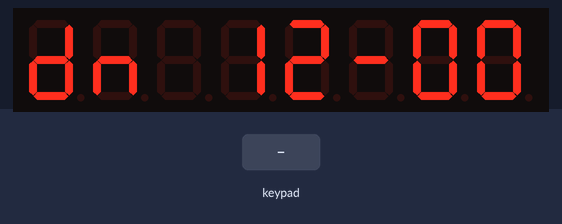
Simulated run of this sketch. Board: Arduino Uno, built with avr-gcc and run on an emulated ATmega328P. Shown: 8-digit seven-segment display. Wiring (inferred from the names in the program): TM1638 display and keys: STB pin 14; clock pin 15; DIO pin 16. The test bench sets the inputs (shaded band). Sleep ends after the set time or at an interrupt.

Above: at 0.1 s.
5.7 s: key '8' pressed
8.7 s: keypad keys 1 2 pressed 0.4 s apart
At 10.4 s:
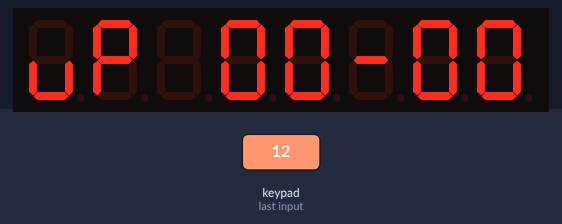
11.0 s: key '8' pressed
At 11.17 s:
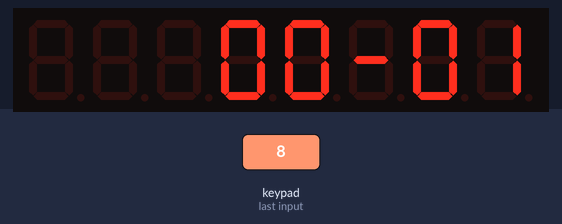
13.4 s: keypad keys 2 5 pressed 0.4 s apart
At 14.8 s:
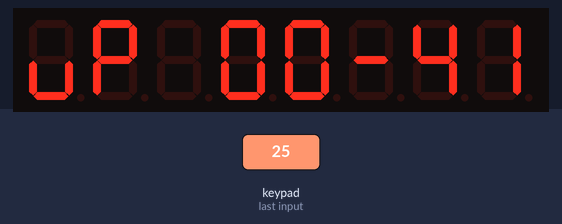
15.7 s: key '2' pressed
17.2 s: key '3' pressed
At 23.5 s:
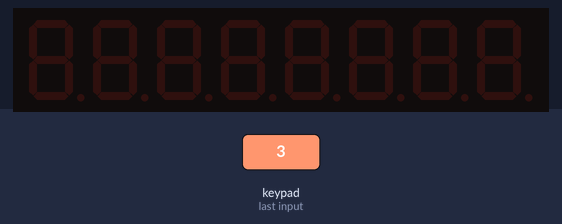
Timing chart, 0 to 23.8 s (numbered marks = the images above; inputs shaded):
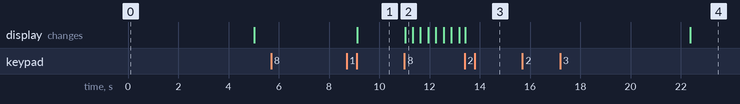

The sketch:

LAB15Checkpoint4.ino
```cpp
#include <avr/sleep.h>    //เรียกใช้คลังโปรแกรมสำหรับเรียกฟังก์ชัน sleep_cpu
#include "my_wdt.h"       //เรียกใช้คลังโปรแกรม my_wdt.h สำหรับเรียกฟังก์ชัน WDT
#define INT0_PIN 2        //กำหนด PIN2 สำหรับการขัดจังหวะ INTO0
#define INT1_PIN 3        //กำหนด PIN3 สำหรับการขัดจังหวะ INTO1
const int strobe = 14;    //กำหนด PIN14 ใช้ส่ง strobe ไปยัง TM1638
const int clock = 15;     //กำหนด PIN15 ใช้ส่ง clock ไปยัง TM1638
const int data = 16;      //กำหนด PIN16 ใช้ส่ง data ไปยัง TM1638
uint8_t sec, subsec;      //ประกาศตัวแปร sec, subsec เก็บค่าวินาทีและ 1/100 วินาที
uint8_t mode;             //ประกาศตัวแปร mode เพื่อเปลี่ยนสถานะตัวแปร startCount (Ture/False)
bool startCount = false;
bool countMode = false;
unsigned long startTime, prevTime;
void SLEEP_DISABLE()      //ฟังก์ชันสำหรับปิดทางไม่ให้ตัวประมวลผลเข้าสู่ภาวะหลับ
{                         //เริ่มฟังก์ชัน SLEEP_DISABLE
  SMCR &= 0xFE;           //สั่งให้บิต SE(บิตล่างสุด) ในเรจิสเตอร์ SMCR มีค่าตรรกะต่ำ
}                         //สิ้นสุดฟังก์ชัน SLEEP_DISABLE

void SLEEP_INITIALIZE(uint8_t m)  //ฟังก์ชันสำหรับเปิดทางให้ CPU สามารถเข้าสู่สภาวะหลับได้
{                                 //--และรับพารามิเตอร์ระบุค่าหมายเลขแบบวิธีของภาวะหลับ
  SMCR = (m << 1) | 0x01;         //ตั้งค่าแบบวิธีภาวะหลับ และตั้งให้บิต SE มีค่าตรรกะสูง
}                                 //สิ้นสุดฟังก์ชัน SLEEP_INITIALIZE

uint8_t readTM1638_Buttons(void)
//ฟังก์ชันรีเทิร์นค่าใช้สำหรับการอ่านค่าการกดปุ่มบน TM168 แล้วส่งค่าคืนกลับมายังบอร์ด Arduino
{
  uint8_t buttons = 0;  //เริ่มต้นกำหนดให้ buttons เท่ากับ 0
  digitalWrite(strobe, LOW);  //สั่งขา strobe มีค่าเป็นตรรกะต่ำ
  shiftOut(data, clock, LSBFIRST, 0x42);

  pinMode(data, INPUT);

  for (uint8_t i = 0; i < 4; i++)
  {
    uint8_t v = shiftIn(data, clock, LSBFIRST) << i;
    buttons |= v;
  }

  pinMode(data, OUTPUT);
  digitalWrite(strobe, HIGH); //สั่งขา strobe มีค่าเป็นตรรกะสูง
  return buttons;
}

void sendCommand(uint8_t value)
//ฟังก์ชันที่ใช้ในการส่งคำสั่งและข้อมูลจากบอร์ด Arduino ไปยัง TM1638
{
  digitalWrite(strobe, LOW);  //สั่งขา strobe มีค่าเป็นตรรกะต่ำ
  shiftOut(data, clock, LSBFIRST, value); //กำหนดคำสั่งและข้อมูลที่จะส่ง
  digitalWrite(strobe, HIGH); //สั่งขา strobe มีค่าเป็นตรรกะสูงเพื่อเริ่มต้นส่งข้อมูล
}


void reset()
//ฟังก์ชันรีเช็ตการรับ-ส่งข้อมูลระหว่างงบอร์ด Arduino และ TM1638
//--เป็นการสั่งให้ LED และ 7-segments หยุดการทำงาน
{
  sendCommand(0x40); //set auto increment mode
  digitalWrite(strobe, LOW);
  shiftOut(data, clock, LSBFIRST, 0xc0);   //set starting address to 0
  for(uint8_t i = 0; i < 16; i++)
  {
    shiftOut(data, clock, LSBFIRST, 0x00);
  }
  digitalWrite(strobe, HIGH);
}

ISR(WDT_vect){
  mode = readTM1638_Buttons();
  if(mode){
    WDT__disable();
  }
}

void setup() {
  // put your setup code here, to run once:
  pinMode(strobe, OUTPUT);  //กำหนดทิศทาง PINPORT สำหรับ strobe เป็น OUTPUT
  pinMode(clock, OUTPUT);   //กำหนดทิศทาง PINPORT สำหรับ clock เป็น OUTPUT
  pinMode(data, OUTPUT);    //กำหนดทิศทาง PINPORT สำหรับ data เป็น OUTPUT
  startTime = millis();     //ประกาศตัวแปร startTime = millis เริ่มนับเวลาการทำงาน
  sec = 12;                 //กำหนด sec เท่ากับ 12
  subsec = 0;               //กำหนด subsec เท่ากับ 0
  sendCommand(0x8f);        //activate เริ่มการทำงานของ TM1638
  reset();                  //reset ค่าบนบอร์ด TM1638
  display_7seg();           //7-segments เริ่มทำงาน
  Serial.begin(9600);
}

void loop() {
  if((millis() - startTime) > 5000 && !startCount){
  //ตรวจสอบว่าไม่มีการกด S8 นานเกิน 5s หรือไม่
    reset();  //หากกด S8 เกิน 5s จะ reset ค่าบอร์ด TM1638
    WDT_interrupt_enable(wdt_timeout_4sec);
    SLEEP_INITIALIZE(2);  //ตั้งค่าการทำงานในภาวะหลับแบบเดินเครื่องเปล่า
    sleep_cpu();          //สั่งให้ตัวประมวลผลเข้าสู่ภาวะหลับ
  }
  //หากกด S8 ภายในเวลา 5s
  mode = readTM1638_Buttons();  //มีการอ่านค่าสวิตช์และนำค่ามาเก็บในตัวแปร mode
  delay(15);
  if(mode == 0x80){ //หากสวิตช์ที่กดเป็น S8
    startCount = true;  //กำหนดค่าตัวแปร startCount เท่ากับ true
  }else if(mode == 0x01){
    startTime = millis();
    countMode = !countMode;
    if(countMode)
      sec = 0;
    else
      sec = 12;
    display_7seg();
  }else if(mode){
    startCount = false;
    startTime = millis();
    if(countMode)
      sec = 0;
    else
      sec = 12;
    display_7seg();
  }

  if(startCount){ //ตรวจสอบว่า startCount เท่ากับ true หรือไม่
    if((millis() - prevTime) > 10){ //หากพบว่าใช่ จะมีการกดสวิตช์ S8 ภายใน 5s
      prevTime = millis();  //เริ่มนับถอยหลังโดยการลดค่าวินาทีทุกๆ 1/100 วินาที
      if((subsec == 0 && sec == 0 && !countMode) || (subsec == 0 && sec == 12 && countMode)){
        reset();
        delay(300);
        display_7seg();
        delay(300);
        reset();
        delay(300);
        display_7seg();
        delay(300);
        reset();
        startCount = false;
        WDT_interrupt_enable(wdt_timeout_4sec);
        SLEEP_INITIALIZE(2);
        sleep_cpu();
      }else{
        if(!countMode)
          (subsec > 0) ? subsec-- : (subsec = 99, sec > 0 ? sec-- : sec=0);
        else
          (subsec < 99) ? subsec++ : (subsec = 0, sec < 12 ? sec++ : sec=12);
        display_7seg();
      }
    }
  }
}

void display_7seg() //ฟังก์ชันการแสดงผล OUTPUT บน 7-segments
{
   //กำหนดการติด-ดับของ 7-segments
   uint8_t ch[] = {0b01011110, 0b00011100, 0b01010100, 0b01110011};
   uint8_t digits[] = { 0x3f, 0x06, 0x5b, 0x4f, 0x66, 0x6d, 0x7d, 0x07, 0x7f, 0x6f };
   sendCommand(0x44); // set single address

   if(!countMode){
     digitalWrite(strobe, LOW);
     shiftOut(data, clock, LSBFIRST, 0xc0);
     shiftOut(data, clock, LSBFIRST, startCount ? 0 : ch[0]);
     digitalWrite(strobe, HIGH);
     digitalWrite(strobe, LOW);
     shiftOut(data, clock, LSBFIRST, 0xc2);
     shiftOut(data, clock, LSBFIRST, startCount ? 0 : ch[2]);
     digitalWrite(strobe, HIGH);
   }else{
     digitalWrite(strobe, LOW);
     shiftOut(data, clock, LSBFIRST, 0xc0);
     shiftOut(data, clock, LSBFIRST, startCount ? 0 : ch[1]);
     digitalWrite(strobe, HIGH);
     digitalWrite(strobe, LOW);
     shiftOut(data, clock, LSBFIRST, 0xc2);
     shiftOut(data, clock, LSBFIRST, startCount ? 0 : ch[3]);
     digitalWrite(strobe, HIGH);
   }

   //Sec
   digitalWrite(strobe, LOW);
   shiftOut(data, clock, LSBFIRST, 0xc6);
   shiftOut(data, clock, LSBFIRST, digits[sec/10]);
   digitalWrite(strobe, HIGH);
   digitalWrite(strobe, LOW);
   shiftOut(data, clock, LSBFIRST, 0xc8);
   shiftOut(data, clock, LSBFIRST, digits[sec%10]);
   digitalWrite(strobe, HIGH);

   //Seperate
   digitalWrite(strobe, LOW);
   shiftOut(data, clock, LSBFIRST, 0xca);
   shiftOut(data, clock, LSBFIRST, 0x40);
   digitalWrite(strobe, HIGH);

   //1/100 Sec
   digitalWrite(strobe, LOW);
   shiftOut(data, clock, LSBFIRST, 0xcc);
   shiftOut(data, clock, LSBFIRST, digits[subsec/10]);
   digitalWrite(strobe, HIGH);
   digitalWrite(strobe, LOW);
   shiftOut(data, clock, LSBFIRST, 0xce);
   shiftOut(data, clock, LSBFIRST, digits[subsec%10]);
   digitalWrite(strobe, HIGH);
}
```

my_wdt.h
```cpp
#include <avr/wdt.h>

void WDT_interrupt_enable(uint8_t timeout_v)
{
	unsigned char bakSREG;
	uint8_t prescaler;

	prescaler = timeout_v & 0x07;
	prescaler |= (1<<WDIE);
	if (timeout_v > 7)
		prescaler |= (1<<WDP3);

	bakSREG = SREG;
	cli();
	wdt_reset();
	WDTCSR |= ( (1<<WDCE) | (1<<WDE) );
	WDTCSR = prescaler;
	SREG = bakSREG;
}


void WDT__enable(uint8_t timeout_v)
{
	unsigned char bakSREG;
	uint8_t prescaler;

	prescaler = timeout_v & 0x07;
	prescaler |= (1<<WDE);
	if (timeout_v > 7)
		prescaler |= (1<<WDP3);

	bakSREG = SREG;
	cli();
	wdt_reset();
	WDTCSR |= ( (1<<WDCE) | (1<<WDE) );
	WDTCSR = prescaler;

	SREG = bakSREG;
}

void WDT__disable(void)
{
	uint8_t bakSREG;
	bakSREG = SREG;
	cli();
	wdt_reset();
	MCUSR &= ~(1<<WDRF);  //?????????????? WDRF ????????????
	WDTCSR |= ( (1<<WDCE) | (1<<WDE) );
	WDTCSR = (0<<WDE) |(0<<WDIE);
	SREG = bakSREG;
}


#define wdt_timeout_15ms	0	//ค่าเวลารอ 15.625	มิลลิวินาที
#define wdt_timeout_31ms	1	//ค่าเวลารอ	31.25	มิลลิวินาที
#define wdt_timeout_62ms	2	//ค่าเวลารอ	62.5	มิลลิวินาที
#define wdt_timeout_125ms	3	//ค่าเวลารอ	0.125	วินาที
#define wdt_timeout_250ms	4	//ค่าเวลารอ	0.25	วินาที
#define wdt_timeout_500ms	5	//ค่าเวลารอ	0.5	วินาที
#define wdt_timeout_1sec	6	//ค่าเวลารอ	1.0	วินาที
#define wdt_timeout_2sec	7	//ค่าเวลารอ	2.0	วินาที
#define wdt_timeout_4sec	8	//ค่าเวลารอ	4.0	วินาที
#define wdt_timeout_8sec	9	//ค่าเวลารอ	8.0	วินาที
```

Measured:
- after the input at 5.7 s, every drawn part: stays the same
- after the input at 8.7 s, the display: changes after 0.43 s (image 1)
- after the input at 11.0 s, the display: changes at once (image 2)
- after the input at 13.4 s, the display: changes at once (image 3)
- after the input at 15.7 s, every drawn part: stays the same
